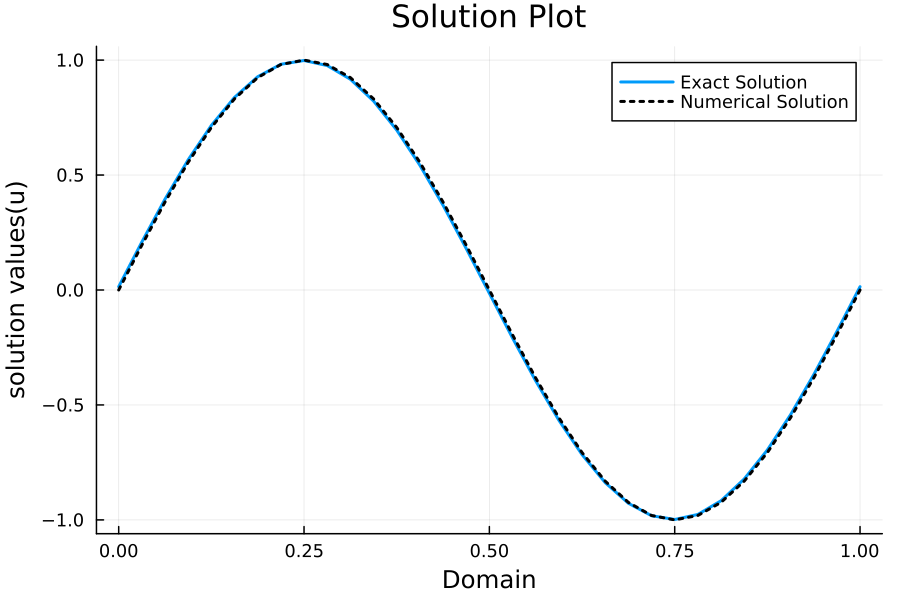

The script that saved this image:
# solving linear advection equation:-
# u_t + a*u_x = 0 with periodic bc taking a = 1
# initial conditions: 
# u(x) = sin(2πx)
# Computational domain [0,1]
# Exact solution: u(x-at) = sin(2π(x-at))

using DelimitedFiles
using Plots
using MPI
MPI.Init()

comm = MPI.COMM_WORLD
rank = MPI.Comm_rank(comm)
size = MPI.Comm_size(comm)

# for inputting parameters of the simulation
if rank == 0
    if length(ARGS) != 4
        println("ArgumentError: Usage: julia linadv1D_par.jl <N> <t> <cfl> <a>")
        exit()
    end
else
    if length(ARGS) != 4
        exit()
    end
end

N = parse(Int, ARGS[1])         # N = number of grid points
@assert N > size
t = parse(Int, ARGS[2])         # t = final time
cfl = parse(Float64, ARGS[3])
a = parse(Int, ARGS[4])         # velocity

xmin, xmax = 0.0, 1.0           # [xmin, xmax]
N_local = div(N, size)          # / -> converts N to float; div() doesn't
dx = (xmax - xmin)/(N - 1)

# if N % size !== 0 then last rank will have different number of cells
# otherwise, same.
xmin_local = dx * rank * N_local
if rank == size - 1
    N_local = N - rank*N_local
end
xmax_local = xmin_local + dx * N_local

x_local = fill(0.0, N_local)
for i in 1:N_local
    x_local[i] = xmin_local + (i-1)*dx
end

@show N_local, t, xmin_local, xmax_local, a, cfl, dx
param = (; N_local, t, dx, a, cfl)


# To generate a initial solution through initial condition
function initial_u!(param, x, u)
    for i in 2:param.N_local + 1
        u[i] = sin(2.0 * π * x[i-1])
    end
end

# getting boundary values and halo exchanges
function get_ghost_values!(param, u)
    if size == 1
        u[1] = u[param.N_local]
        u[param.N_local + 2] = u[3]
        return
    end
    next = (rank + 1) % size
    prev = (rank + size - 1) % size
    
    # Things matters while communicating:
    # 1- Order of sending messages
    # 2- tag matching
    
    if rank == 0
        MPI.send(u[N_local+1], comm, dest=next, tag=0)
        MPI.send(u[3], comm, dest=prev, tag=0)
        u[N_local + 2] = MPI.recv(comm; source=next, tag=0)
        u[1] = MPI.recv(comm; source=prev, tag=0)
    elseif rank == size - 1
        MPI.send(u[2], comm, dest=prev, tag=0)
        MPI.send(u[N_local], comm, dest=next, tag=0)
        u[1] = MPI.recv(comm; source=prev, tag=0)
        u[N_local + 2] = MPI.recv(comm; source=next, tag=0)
    else
        MPI.send(u[N_local + 1], comm, dest=next, tag=0)
        MPI.send(u[2], comm, dest=prev, tag=0)
        u[N_local + 2] = MPI.recv(comm; source=next, tag=0)
        u[1] = MPI.recv(comm; source=prev, tag=0)
    end
end


# Lex-Wendroff method 
function update_lw!(u, unew, sigma)
    @views unew[2:end-1] .= u[2:end-1] - 0.5*sigma*(u[3:end] - u[1:end-2]) + 0.5*sigma*sigma*(u[1:end-2] - 2.0*u[2:end-1] + u[3:end])
end

# Exact solution calculation
function exact_solution!(param, x, exact_sol)
    for i in 1:param.N_local
        exact_sol[i] = sin(2.0 * π * (x[i]-(param.a * param.t)))
    end
end

# Error calculation
function error_cal(param, exact_sol, u)
    error = 0.0 
    error = sum(abs, exact_sol[1:param.N_local] - u[2:param.N_local+1])
    error = error/param.N_local/size
    return error
end

function solver(param)
    u = fill(0.0, param.N_local + 2)            # Initial solution
    unew = fill(0.0, param.N_local + 2)         # Updated solution
    exact_sol = fill(0.0, param.N_local)        # exact solution array
    
    # 1-D grid generation
    exact_solution!(param, x_local, exact_sol)

    # Invoking initial condition
    initial_u!(param, x_local, u)

    j = 0.0
    it = 0.0

    dt = param.cfl * param.dx / abs(param.a)
    sigma = abs(a) * dt / param.dx        # as a substitute to cfl

    while j < t
        # -------Crucial block-------------
        if j + dt > t
            dt = t - j                      # if `j + dt` goes beyond `t` then loop will quit in next iteration hence solution will not get calculated till `t`
                                            # With this, solution will get calculated as close to `t`
            sigma = dt * abs(param.a) / param.dx
        end
        # ---------------------------------

        get_ghost_values!(param, u)

        update_lw!(u, unew, sigma)
        @views u[2:end-1] .= unew[2:end-1]      # Use . for element-wise operation on vector
        j += dt
        it += 1
    end
    local_err = error_cal(param, exact_sol, u)
    global_err = MPI.Reduce(local_err, +, comm, root=0)

    if rank == 0
        # Output to terminal    
        println("---------------------------")
        println("Error is: ", global_err)
        println("Iterations: ", it)
        println("---------------------------")
    end

    # Writing solution to Files
    open("../linadv/num_sol_par_$rank.txt", "w") do io
        writedlm(io, [x_local u[2:end-1]], "\t\t")
    end

    open("../linadv/exact_sol_par_$rank.txt", "w") do io
        writedlm(io, [x_local exact_sol], "\t\t")
    end

    if rank == 0
        # Plotting: saved as "linadv1D_par.png"
        run(`sh -c "cat ../linadv/num_sol_par_*.txt > numerical_parallel.txt"`)
        run(`sh -c "cat ../linadv/exact_sol_par_*.txt > exact_parallel.txt"`)

        num_data = readdlm("../linadv/numerical_parallel.txt", Float64)
        exact_data = readdlm("../linadv/exact_parallel.txt", Float64)

        plot(num_data[:,1],num_data[:,2], 
             label="Exact Solution",
             linestyle=:solid, linewidth=2,
             dpi=150)

        plot!(exact_data[:,1],exact_data[:,2], 
              label="Numerical Solution", xlabel="Domain", ylabel="solution values(u)",
              title="Solution Plot",
              linewidth=2, linestyle=:dot, linecolor="black", 
              dpi=150)

        savefig("../linadv/linadv1D_par.png")
        println("DONE")
    end
end

solver(param)